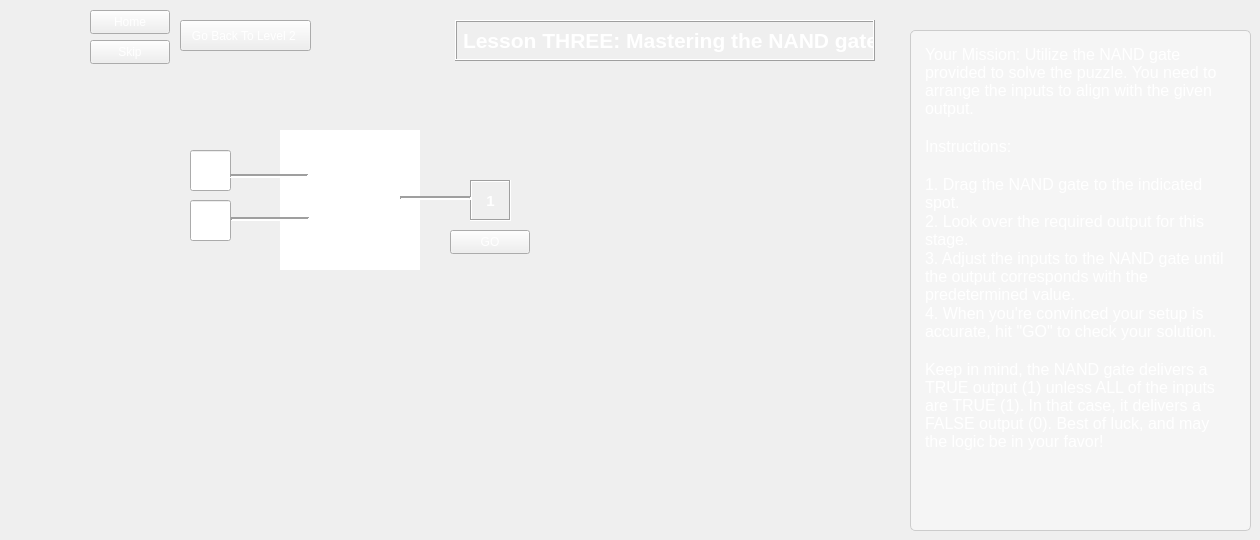
   <widget class="QWidget" name="level3">
    <property name="styleSheet">
     <string notr="true">color: white;</string>
    </property>
    <widget class="QLabel" name="label_7">
     <property name="geometry">
      <rect>
       <x>470</x>
       <y>180</y>
       <width>41</width>
       <height>41</height>
      </rect>
     </property>
     <property name="font">
      <font>
       <pointsize>11</pointsize>
       <bold>true</bold>
      </font>
     </property>
     <property name="frameShape">
      <enum>QFrame::Box</enum>
     </property>
     <property name="frameShadow">
      <enum>QFrame::Sunken</enum>
     </property>
     <property name="text">
      <string>1</string>
     </property>
     <property name="alignment">
      <set>Qt::AlignCenter</set>
     </property>
    </widget>
    <widget class="CustomLineEdit" name="levelThreeInput1">
     <property name="geometry">
      <rect>
       <x>190</x>
       <y>150</y>
       <width>41</width>
       <height>41</height>
      </rect>
     </property>
     <property name="alignment">
      <set>Qt::AlignCenter</set>
     </property>
    </widget>
    <widget class="QPushButton" name="backToLevel1_2">
     <property name="geometry">
      <rect>
       <x>180</x>
       <y>20</y>
       <width>131</width>
       <height>31</height>
      </rect>
     </property>
     <property name="font">
      <font>
       <pointsize>9</pointsize>
      </font>
     </property>
     <property name="text">
      <string>Go Back To Level 2 </string>
     </property>
    </widget>
    <widget class="CustomLineEdit" name="levelThreeInput2">
     <property name="geometry">
      <rect>
       <x>190</x>
       <y>200</y>
       <width>41</width>
       <height>41</height>
      </rect>
     </property>
     <property name="alignment">
      <set>Qt::AlignCenter</set>
     </property>
    </widget>
    <widget class="QPushButton" name="goButtonLevelThree">
     <property name="geometry">
      <rect>
       <x>450</x>
       <y>230</y>
       <width>80</width>
       <height>24</height>
      </rect>
     </property>
     <property name="text">
      <string>GO</string>
     </property>
    </widget>
    <widget class="Custom_GraphicsView" name="gateOneLevel3">
     <property name="geometry">
      <rect>
       <x>280</x>
       <y>130</y>
       <width>140</width>
       <height>140</height>
      </rect>
     </property>
     <property name="frameShape">
      <enum>QFrame::NoFrame</enum>
     </property>
     <property name="lineWidth">
      <number>1</number>
     </property>
    </widget>
    <widget class="QPushButton" name="skipButton_3">
     <property name="geometry">
      <rect>
       <x>90</x>
       <y>40</y>
       <width>80</width>
       <height>24</height>
      </rect>
     </property>
     <property name="text">
      <string>Skip</string>
     </property>
    </widget>
    <widget class="QLabel" name="label_6">
     <property name="geometry">
      <rect>
       <x>455</x>
       <y>20</y>
       <width>420</width>
       <height>41</height>
      </rect>
     </property>
     <property name="font">
      <font>
       <pointsize>16</pointsize>
       <bold>true</bold>
      </font>
     </property>
     <property name="frameShape">
      <enum>QFrame::Box</enum>
     </property>
     <property name="frameShadow">
      <enum>QFrame::Raised</enum>
     </property>
     <property name="text">
      <string>Lesson THREE: Mastering the NAND gate</string>
     </property>
     <property name="textFormat">
      <enum>Qt::MarkdownText</enum>
     </property>
    </widget>
    <widget class="QPushButton" name="homeButton_3">
     <property name="geometry">
      <rect>
       <x>90</x>
       <y>10</y>
       <width>80</width>
       <height>24</height>
      </rect>
     </property>
     <property name="text">
      <string>Home</string>
     </property>
    </widget>
    <widget class="Line" name="line_7">
     <property name="geometry">
      <rect>
       <x>400</x>
       <y>190</y>
       <width>71</width>
       <height>16</height>
      </rect>
     </property>
     <property name="frameShadow">
      <enum>QFrame::Sunken</enum>
     </property>
     <property name="lineWidth">
      <number>2</number>
     </property>
     <property name="orientation">
      <enum>Qt::Horizontal</enum>
     </property>
    </widget>
    <widget class="Line" name="line_9">
     <property name="geometry">
      <rect>
       <x>231</x>
       <y>211</y>
       <width>78</width>
       <height>16</height>
      </rect>
     </property>
     <property name="frameShadow">
      <enum>QFrame::Sunken</enum>
     </property>
     <property name="lineWidth">
      <number>2</number>
     </property>
     <property name="orientation">
      <enum>Qt::Horizontal</enum>
     </property>
    </widget>
    <widget class="Line" name="line_10">
     <property name="geometry">
      <rect>
       <x>230</x>
       <y>168</y>
       <width>78</width>
       <height>16</height>
      </rect>
     </property>
     <property name="frameShadow">
      <enum>QFrame::Sunken</enum>
     </property>
     <property name="lineWidth">
      <number>2</number>
     </property>
     <property name="orientation">
      <enum>Qt::Horizontal</enum>
     </property>
    </widget>
    <widget class="QTextBrowser" name="textBrowser_3">
     <property name="geometry">
      <rect>
       <x>910</x>
       <y>30</y>
       <width>341</width>
       <height>501</height>
      </rect>
     </property>
     <property name="styleSheet">
      <string notr="true">QTextBrowser {
  background-color: #f5f5f5; /* Light grey background */
  color: #333333; /* Dark grey text */
  border: 1px solid #cccccc; /* Light grey border */
  border-radius: 5px; /* Rounded corners */
  padding: 10px; /* Spacing between text and border */
  font-family: 'Segoe UI'; /* Modern font */
  font-size: 12pt; /* Font size */
}

QTextBrowser::hover {
  border-color: #a0a0a0; /* Darker border on hover */
}

QTextBrowser QScrollBar:vertical {
  border: none;
  background: #e0e0e0; /* Scrollbar track color */
  width: 10px; /* Width of the scrollbar */
  margin: 10px 0 10px 0; /* Top and bottom margin */
  border-radius: 4px; /* Rounded corners for scrollbar */
}

QTextBrowser QScrollBar::handle:vertical {
  background: #a5d6a7; /* Color of the scrollbar handle */
  min-height: 20px; /* Minimum handle size */
  border-radius: 4px; /* Rounded corners for handle */
}

QTextBrowser QScrollBar::handle:vertical:hover {
  background: #81c784; /* Scrollbar handle color when hovered */
}

QTextBrowser QScrollBar::add-line:vertical,
QTextBrowser QScrollBar::sub-line:vertical {
  border: none;
  background: none; /* No arrows at the top and bottom */
}

QTextBrowser QScrollBar::add-page:vertical,
QTextBrowser QScrollBar::sub-page:vertical {
  background: none; /* No background for the area between handle and buttons */
}</string>
     </property>
     <property name="html">
      <string>&lt;!DOCTYPE HTML PUBLIC &quot;-//W3C//DTD HTML 4.0//EN&quot; &quot;http://www.w3.org/TR/REC-html40/strict.dtd&quot;&gt;
&lt;html&gt;&lt;head&gt;&lt;meta name=&quot;qrichtext&quot; content=&quot;1&quot; /&gt;&lt;meta charset=&quot;utf-8&quot; /&gt;&lt;style type=&quot;text/css&quot;&gt;
p, li { white-space: pre-wrap; }
hr { height: 1px; border-width: 0; }
li.unchecked::marker { content: &quot;\2610&quot;; }
li.checked::marker { content: &quot;\2612&quot;; }
&lt;/style&gt;&lt;/head&gt;&lt;body style=&quot; font-family:'Segoe UI'; font-size:12pt; font-weight:400; font-style:normal;&quot;&gt;
&lt;p style=&quot; margin-top:0px; margin-bottom:0px; margin-left:0px; margin-right:0px; -qt-block-indent:0; text-indent:0px;&quot;&gt;&lt;span style=&quot; color:#ffffff;&quot;&gt;Your Mission: Utilize the NAND gate provided to solve the puzzle. You need to arrange the inputs to align with the given output.&lt;/span&gt;&lt;/p&gt;
&lt;p style=&quot;-qt-paragraph-type:empty; margin-top:0px; margin-bottom:0px; margin-left:0px; margin-right:0px; -qt-block-indent:0; text-indent:0px; color:#ffffff;&quot;&gt;&lt;br /&gt;&lt;/p&gt;
&lt;p style=&quot; margin-top:0px; margin-bottom:0px; margin-left:0px; margin-right:0px; -qt-block-indent:0; text-indent:0px;&quot;&gt;&lt;span style=&quot; color:#ffffff;&quot;&gt;Instructions:&lt;/span&gt;&lt;/p&gt;
&lt;p style=&quot;-qt-paragraph-type:empty; margin-top:0px; margin-bottom:0px; margin-left:0px; margin-right:0px; -qt-block-indent:0; text-indent:0px; color:#ffffff;&quot;&gt;&lt;br /&gt;&lt;/p&gt;
&lt;p style=&quot; margin-top:0px; margin-bottom:0px; margin-left:0px; margin-right:0px; -qt-block-indent:0; text-indent:0px;&quot;&gt;&lt;span style=&quot; color:#ffffff;&quot;&gt;1. Drag the NAND gate to the indicated spot.&lt;/span&gt;&lt;/p&gt;
&lt;p style=&quot; margin-top:0px; margin-bottom:0px; margin-left:0px; margin-right:0px; -qt-block-indent:0; text-indent:0px;&quot;&gt;&lt;span style=&quot; color:#ffffff;&quot;&gt;2. Look over the required output for this stage.&lt;/span&gt;&lt;/p&gt;
&lt;p style=&quot; margin-top:0px; margin-bottom:0px; margin-left:0px; margin-right:0px; -qt-block-indent:0; text-indent:0px;&quot;&gt;&lt;span style=&quot; color:#ffffff;&quot;&gt;3. Adjust the inputs to the NAND gate until the output corresponds with the predetermined value.&lt;/span&gt;&lt;/p&gt;
&lt;p style=&quot; margin-top:0px; margin-bottom:0px; margin-left:0px; margin-right:0px; -qt-block-indent:0; text-indent:0px;&quot;&gt;&lt;span style=&quot; color:#ffffff;&quot;&gt;4. When you're convinced your setup is accurate, hit &amp;quot;GO&amp;quot; to check your solution.&lt;/span&gt;&lt;/p&gt;
&lt;p style=&quot;-qt-paragraph-type:empty; margin-top:0px; margin-bottom:0px; margin-left:0px; margin-right:0px; -qt-block-indent:0; text-indent:0px; color:#ffffff;&quot;&gt;&lt;br /&gt;&lt;/p&gt;
&lt;p style=&quot; margin-top:0px; margin-bottom:0px; margin-left:0px; margin-right:0px; -qt-block-indent:0; text-indent:0px;&quot;&gt;&lt;span style=&quot; color:#ffffff;&quot;&gt;Keep in mind, the NAND gate delivers a TRUE output (1) unless ALL of the inputs are TRUE (1). In that case, it delivers a FALSE output (0). Best of luck, and may the logic be in your favor!&lt;/span&gt;&lt;/p&gt;&lt;/body&gt;&lt;/html&gt;</string>
     </property>
    </widget>
   </widget>
